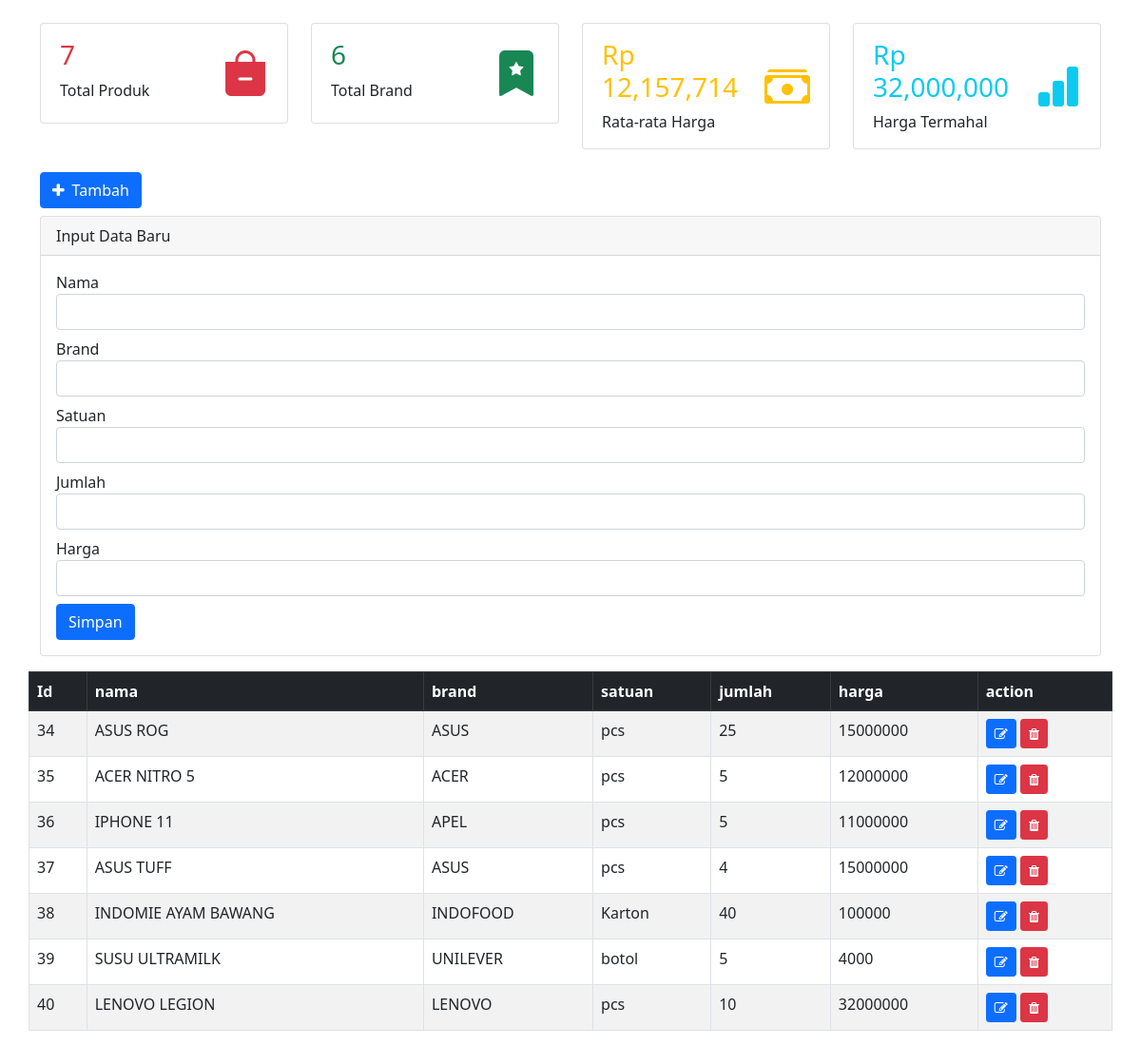
The page / on the database its author committed.
### tables this page shows
CREATE TABLE `barang` (
  `id` int(11) NOT NULL,
  `nama` varchar(50) NOT NULL,
  `brand` varchar(50) NOT NULL,
  `satuan` varchar(25) NOT NULL,
  `jumlah` int(11) NOT NULL,
  `harga` int(11) NOT NULL
);

### index.php (the view, shortened to what this page needs)
<!DOCTYPE html>
<html>
<head>
    <link rel="stylesheet" type="text/css" href="https://cdn.datatables.net/v/dt/dt-1.11.5/datatables.min.css" />
    <link href="https://cdn.jsdelivr.net/npm/bootstrap@5.0.2/dist/css/bootstrap.min.css" rel="stylesheet">
    <link rel="stylesheet" href="https://cdnjs.cloudflare.com/ajax/libs/font-awesome/4.7.0/css/font-awesome.min.css">
    <link rel="stylesheet" href="https://cdn.jsdelivr.net/npm/bootstrap-icons@1.10.2/font/bootstrap-icons.css">
</head>
<body>
    <div class="container mt-4">
        <div class="row">
            <div class="col-xl-3 col-sm-6 col-12 mb-4">
                <div class="card">
                    <div class="card-body">
                        <div class="d-flex justify-content-between px-md-1">
                            <div>
                                <?php
                                require_once('config.php');
                                $sql = "SELECT count(*) as total FROM barang";
                                $result = mysqli_query($conn, $sql);
                                $data = mysqli_fetch_assoc($result);
                                ?>
                                <h3 class="text-danger"><?php echo $data['total']; ?></h3>
                                <p class="mb-0">Total Produk</p>
                            </div>
                            <div class="align-self-center">
                                <i class="bi bi-bag-dash-fill fa-3x text-danger"></i>
                            </div>
                        </div>
                    </div>
                </div>
            </div>
            <div class="col-xl-3 col-sm-6 col-12 mb-4">
                <div class="card">
                    <div class="card-body">
                        <div class="d-flex justify-content-between px-md-1">
                            <div>
                                <?php
                                require_once('config.php');
                                $sql = "SELECT COUNT(DISTINCT brand) as total FROM barang";
                                $result = mysqli_query($conn, $sql);
                                $data = mysqli_fetch_assoc($result);
                                ?>
                                <h3 class="text-success"><?php echo $data['total']; ?></h3>
                                <p class="mb-0">Total Brand</p>
                            </div>
                            <div class="align-self-center">
                                <i class="bi bi-bookmark-star-fill fa-3x text-success"></i>
                            </div>
                        </div>
                    </div>
                </div>
            </div>
            <div class="col-xl-3 col-sm-6 col-12 mb-4">
                <div class="card">
                    <div class="card-body">
                        <div class="d-flex justify-content-between px-md-1">
                            <div>
                                <?php
                                require_once('config.php');
                                $sql = "SELECT ROUND(AVG(harga), 2) as total FROM barang";
                                $result = mysqli_query($conn, $sql);
                                $data = mysqli_fetch_assoc($result);
                                ?>
                                <h3 class="text-warning"><span>Rp </span><?php echo number_format($data['total']); ?></h3>
                                <p class="mb-0">Rata-rata Harga</p>
                            </div>
                            <div class="align-self-center">
                                <i class="bi bi-cash-stack text-warning fa-3x"></i>
                            </div>
                        </div>
                    </div>
                </div>
            </div>
            <div class="col-xl-3 col-sm-6 col-12 mb-4">
                <div class="card">
                    <div class="card-body">
                        <div class="d-flex justify-content-between px-md-1">
                            <div>
                                <?php
                                require_once('config.php');
                                $sql = "SELECT ROUND(MAX(harga), 2) as total FROM barang";
                                $result = mysqli_query($conn, $sql);
                                $data = mysqli_fetch_assoc($result);
                                ?>
                                <h3 class="text-info"><span>Rp </span><?php echo number_format($data['total']); ?></h3>
                                <p class="mb-0">Harga Termahal</p>
                            </div>
                            <div class="align-self-center">
                                <i class="bi bi-bar-chart-fill text-info fa-3x"></i>
                            </div>
                        </div>
                    </div>
                </div>
            </div>
        </div>
        <div class="row mb-2">
            <div class="col-md-12">
                <button type="button" id="insert-btn" class="btn btn-primary">
                    <i class="fa fa-plus me-2" aria-hidden="true"></i>Tambah
                </button>
            </div>
        </div>
        <div class="card mb-3" id="form-body">
            <div class="card-header">
                Input Data Baru
            </div>
            <div class="card-body">
                <form>
                    <div class="form-group">
                        <label>Nama </label>
                        <input type="text" class="form-control" id="nama">
                    </div>
                    <div class="form-group mt-2">
                        <label>Brand</label>
                        <input type="text" class="form-control" id="brand">
                    </div>
                    <div class="form-group mt-2">
                        <label>Satuan</label>
                        <input type="text" class="form-control" id="satuan">
                    </div>
                    <div class="form-group mt-2">
                        <label>Jumlah</label>
                        <input type="number" class="form-control" id="jumlah">
                    </div>
                    <div class="form-group mt-2">
                        <label>Harga</label>
                        <input type="number" class="form-control" id="harga">
                    </div>
                    <button type="submit" class="btn btn-primary mt-2" id="submit">Simpan</button>
                </form>
            </div>
        </div>
        <div class="row">
            <?php
            require_once('config.php');
            $sql = "SELECT * FROM barang";
            $result = mysqli_query($conn, $sql);
            ?>
            <table id="tblUser" class="table table-hover table-striped table-bordered">
                <thead class="table-dark">
                    <th>Id</th>
                    <th>nama</th>
                    <th>brand</th>
                    <th>satuan</th>
                    <th>jumlah</th>
                    <th>harga</th>
                    <th>action</th>
                </thead>
                <tbody>
                    <?php while ($user = mysqli_fetch_assoc($result)) { ?>
                        <tr>
                            <td><?php echo $user['id']; ?></td>
                            <td><?php echo $user['nama']; ?></td>
                            <td><?php echo $user['brand']; ?></td>
                            <td><?php echo $user['satuan']; ?></td>
                            <td><?php echo $user['jumlah']; ?></td>
                            <td><?php echo $user['harga']; ?></td>
                            <td>
                                <a href="update_data_form.php?id=<?php echo $user['id']; ?>" class="btn btn-primary btn-sm"><i class="fa fa-pencil-square-o"></i></a>
                                <a href="delete_data.php?id=<?php echo $user['id']; ?>" class="btn btn-danger btn-sm"><i class="fa fa-trash"></i></a>
                            </td>
                        </tr>
                    <?php } ?>
                </tbody>
            </table>
        </div>
    </div>
</body>
</html>

### rows shown on the page
barang: id "34", nama "ASUS ROG", brand "ASUS", satuan "pcs", jumlah "25", harga "15000000"
barang: id "35", nama "ACER NITRO 5", brand "ACER", satuan "pcs", jumlah "5", harga "12000000"
barang: id "36", nama "IPHONE 11", brand "APEL", satuan "pcs", jumlah "5", harga "11000000"
barang: id "37", nama "ASUS TUFF", brand "ASUS", satuan "pcs", jumlah "4", harga "15000000"
barang: id "38", nama "INDOMIE AYAM BAWANG", brand "INDOFOOD", satuan "Karton", jumlah "40", harga "100000"
barang: id "39", nama "SUSU ULTRAMILK", brand "UNILEVER", satuan "botol", jumlah "5", harga "4000"
barang: id "40", nama "LENOVO LEGION", brand "LENOVO", satuan "pcs", jumlah "10", harga "32000000"

### other values the page prints
$data['total'] "7"
$data['total'] "6"
$data['total'] "12,157,714"
$data['total'] "32,000,000"
